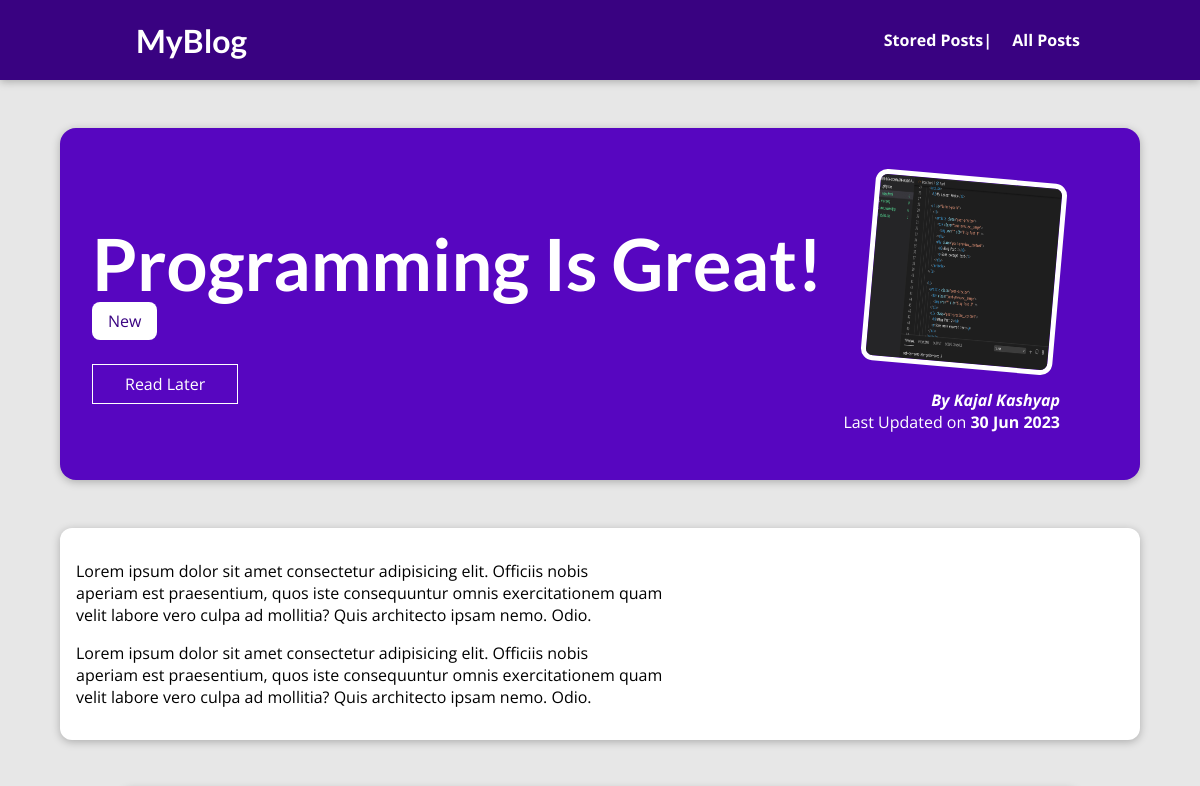
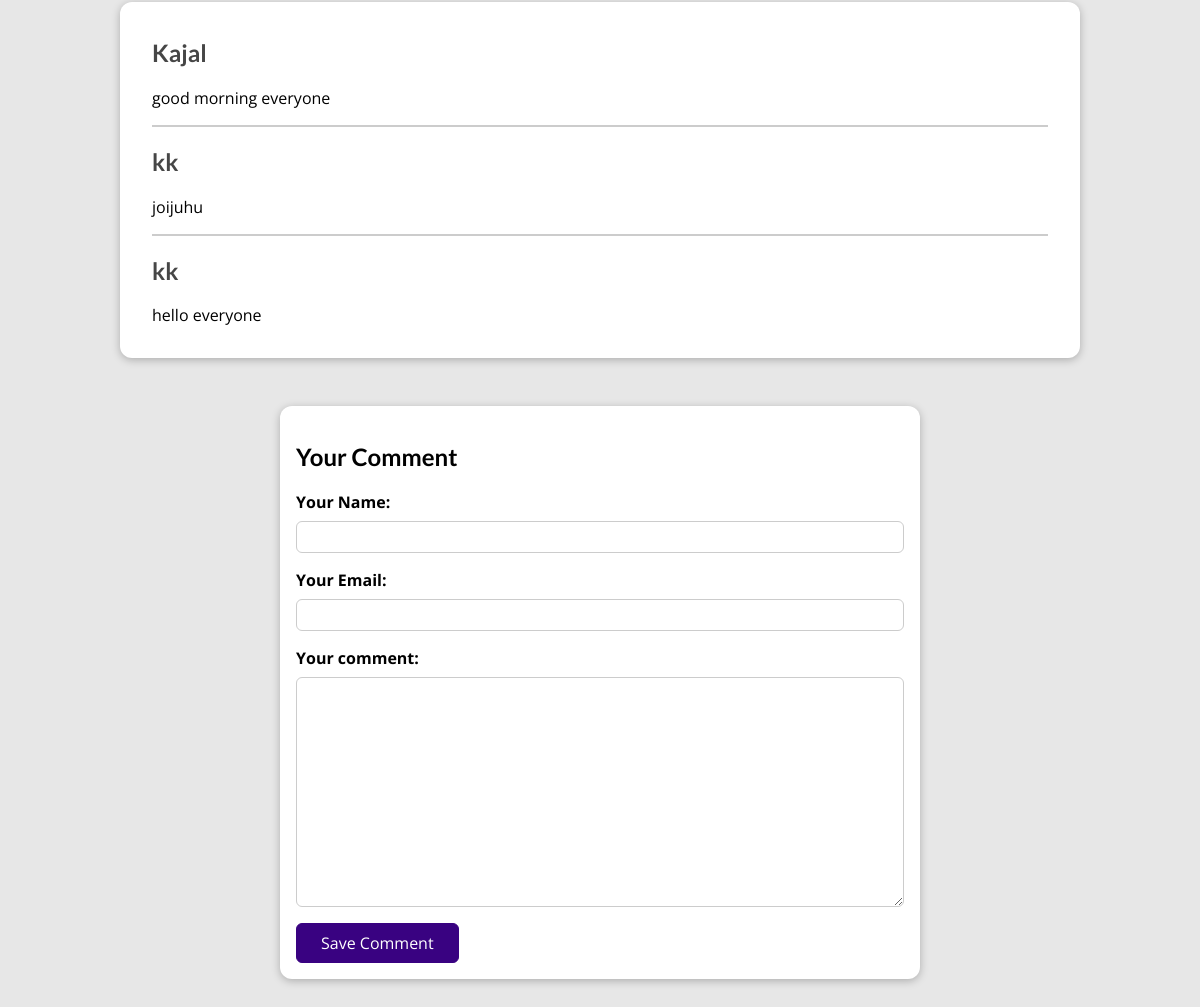
Page /posts/programming-is-fun on the committed database (2 pictures, top to bottom).
### blog/models.py (models this page shows, shortened)
class Post(models.Model):
    title = models.CharField(max_length=150)
    excerpt = models.CharField(max_length=150)
    image = models.ImageField(upload_to="posts", null=True)
    date = models.DateField(auto_now=True)
    slug = models.SlugField(unique=True, db_index=True)
    content = models.TextField(validators=[MinLengthValidator(10)])
    author = models.ForeignKey(
        Author, on_delete=models.SET_NULL, null=True, related_name="posts")
    tags = models.ManyToManyField(Tag)

class Tag(models.Model):
    caption = models.CharField(max_length=20)

class Author(models.Model):
    first_name = models.CharField(max_length=100)
    last_name = models.CharField(max_length=100)
    email_address = models.EmailField()
    def full_name(self):
        return f"{self.first_name} {self.last_name}"
    def __str__(self):
        return self.full_name()

class Comment(models.Model):
    user_name = models.CharField(max_length=120)  #your name
    user_email = models.EmailField()  #your email
    text = models.TextField(max_length=400)
    post = models.ForeignKey(Post, on_delete=models.CASCADE, related_name="comments")

### blog/views.py (the view, shortened to what this page needs)
# urls.py: path("posts/<slug:slug>", views.SinglePostView.as_view(), name="post-detail-page"),   #posts/my-first-post
class SinglePostView(View):
    def is_stored_post(self,request,post_id):
        stored_posts = request.session.get("stored_posts")
        if stored_posts is not None:
            is_saved_for_later = post_id in stored_posts
        else:
            is_saved_for_later = False
        return is_saved_for_later
    def get(self,request,slug):
        post = Post.objects.get(slug=slug)
        context={
            "post": post,
            "post_tags": post.tags.all(),
            "comment_form": CommentForm(),
            "comments": post.comments.all().order_by("-id"),
            "saved_for_later": self.is_stored_post(request,post.id),
        }
        return render(request, "blog/post-detail.html", context)

### blog/forms.py
class CommentForm(forms.ModelForm):
    class Meta:
        model = Comment
        exclude = ["post"]
        labels = {
            "user_name": "Your Name",
            "user_email": "Your Email",
            "text" : "Your comment",
        }

### blog/templates/blog/post-detail.html (shortened to what this page needs)
{% extends "base.html" %}
{% load static %}
{% block css_files %}
    <link rel="stylesheet" href="{% static "blog/post-detail.css" %}">
{% endblock %}
{% block content %}
    <section id="summary">
        <h2>{{post.title}}</h2>
        <div>
            {% for tag in post_tags %}
             <sapn class="tag"> {{ tag.caption }} </span>
            {% endfor %}
        </div>
        <div id="read-later">
        <form action="{% url "read-later" %}" method="POST">
            <button >
                {% if saved_for_later %}
                    Remove from "Read Later" List
                {% else %}
                    Read Later
                {% endif %}
            </button>
        </form>
        </div>
        <article>
            <img src="{{ post.image.url }}" alt="{{post.title}}" />
            <address>
               By <a href="mailto:{{ post.author.email_address }}">{{post.author}}</a>
            </address>
            <div>
                Last Updated on <time>{{post.date|date:"d M Y" }}</time>
            </div>
        </article>
     </section>
     <main>
     {{post.content|linebreaks}}
</main>
<section id="comments">
    <ul>
        {% for comment in comments %}
            <li>
                <h2> {{comment.user_name}} </h2>
                <p> {{ comment.text | linebreaks }} </p>
            </li>
        {% endfor %}
    </ul>
</section>
<section id="comment-form">
    <h2>Your Comment</h2>
    <form action="{% url "post-detail-page"  post.slug %}" method="POST">
        {% for form_field in comment_form %}
        <div class="form-control {% if form_field.errors %}invalid{% endif %}">
            {{ form_field.label_tag }}
            {{ form_field }}
        </div>
        {% endfor %}
        <button>Save Comment</button>
    </form>
</section>
{% endblock %}

### blog/static/blog/post-detail.css (style rules this page uses)
body { background-color: #e7e7e7; }
#summary { margin: 8rem auto 3rem auto; padding: 2rem; width: 90%; max-width: 90rem; border-radius: 16px; background-color: #5706c0; position: relative; box-shadow: 0 2px 8px rgba(0, 0, 0, 0.25); height: 22rem; }
#summary h2 { color: white; font-size: 4.5rem; margin-bottom: 0.25rem; }
#summary article { position: absolute; top: 2rem; right: 3rem; padding: 1rem 2rem; border-radius: 12px; text-align: right; color: white; }
#summary article img { width: 12rem; height: 12rem; border-radius: 12px; transform: rotateZ(5deg); border: 5px solid white; margin-bottom: 1rem; }
#summary address { font-weight: bold; }
#summary a { color: white; text-decoration: none; }
#summary time { font-weight: bold; }
#read-later { margin: 2rem 0; }
#read-later button { background-color: transparent; border: 1px solid white; padding: 0.5rem 2rem; font: inherit; color: white; cursor: pointer; }
main { width: 90%; max-width: 90rem; margin: 3rem auto; background-color: white; padding: 1rem; border-radius: 12px; box-shadow: 0 2px 8px rgba(0, 0, 0, 0.25); }
.tag { background-color: white; color: #390281; padding: 0.5rem 1rem; border-radius: 8px; }
#comment-form { margin: 3rem auto; width: 90%; max-width: 40rem; border-radius: 12px; background-color: white; box-shadow: 0 2px 8px rgba(0, 0, 0, 0.25); padding: 1rem; }
#comment-form button { font: inherit; background-color: #390281; color: white; border: 1px solid #390281; padding: 0.5rem 1.5rem; border-radius: 6px; cursor: pointer; }
.form-control { margin-bottom: 1rem; }
.form-control label { font-weight: bold; margin-bottom: 0.5rem; display: block; }
.form-control input, .form-control textarea { display: block; width: 100%; font: inherit; padding: 0.25rem; border-radius: 6px; border: 1px solid #ccc; }
#comments { margin: 3rem auto; width: 90%; max-width: 60rem; border-radius: 12px; background-color: white; box-shadow: 0 2px 8px rgba(0, 0, 0, 0.25); padding: 1rem 2rem; }
#comments ul { list-style: none; margin: 0; padding: 0; }
#comments li { margin-bottom: 1rem; border-bottom: 2px solid #ccc; }
#comments li:last-of-type { border-bottom: none; }
#comments h2 { color: #464646; }

### static/app.css (style rules this page uses)
* { box-sizing: border-box; }
html { font-family: 'Open Sans', 'Lato', sans-serif; }
body { margin: 0; }
h1, h2, h3 { font-family: 'Lato', sans-serif; font-weight: bold; }

### rows in the picture
Post: title "Programming Is Great!", image (picture), author "Kajal Kashyap", date "30 Jun 2023", content "Lorem ipsum dolor sit amet consectetur adipisicing elit. Officiis nobis aperiam est praesentium, quos iste consequuntur omnis exercitationem quam velit labore vero culpa ad mollitia? Quis architecto ipsam nemo. Odio. Lorem ipsum dolor sit amet consectetur adipisicing elit. Officiis nobis aperiam est praesentium, quos iste consequuntur omnis exercitationem quam velit labore vero culpa ad mollitia? Quis architecto ipsam nemo. Odio."
Tag: caption "New"
Comment: user_name "Kajal", text "good morning everyone"
Comment: user_name "kk", text "joijuhu"
Comment: user_name "kk", text "hello everyone"
